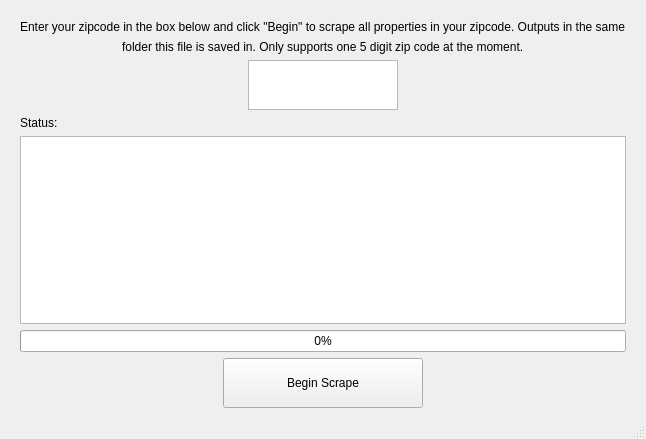
<?xml version="1.0" encoding="UTF-8"?>
<ui version="4.0">
 <class>MainWindow</class>
 <widget class="QMainWindow" name="MainWindow">
  <property name="geometry">
   <rect>
    <x>0</x>
    <y>0</y>
    <width>606</width>
    <height>439</height>
   </rect>
  </property>
  <property name="sizePolicy">
   <sizepolicy hsizetype="Fixed" vsizetype="Fixed">
    <horstretch>0</horstretch>
    <verstretch>0</verstretch>
   </sizepolicy>
  </property>
  <property name="maximumSize">
   <size>
    <width>16777215</width>
    <height>16777215</height>
   </size>
  </property>
  <property name="windowTitle">
   <string>MainWindow</string>
  </property>
  <widget class="QWidget" name="centralwidget">
   <layout class="QVBoxLayout" name="verticalLayout">
    <property name="leftMargin">
     <number>20</number>
    </property>
    <property name="topMargin">
     <number>20</number>
    </property>
    <property name="rightMargin">
     <number>20</number>
    </property>
    <item alignment="Qt::AlignHCenter">
     <widget class="QLabel" name="label">
      <property name="sizePolicy">
       <sizepolicy hsizetype="Fixed" vsizetype="Fixed">
        <horstretch>0</horstretch>
        <verstretch>0</verstretch>
       </sizepolicy>
      </property>
      <property name="text">
       <string>Enter your zipcode in the box below and click &quot;Begin&quot; to scrape all properties in your zipcode. Outputs in the same</string>
      </property>
     </widget>
    </item>
    <item alignment="Qt::AlignHCenter">
     <widget class="QLabel" name="label_2">
      <property name="sizePolicy">
       <sizepolicy hsizetype="Fixed" vsizetype="Fixed">
        <horstretch>0</horstretch>
        <verstretch>0</verstretch>
       </sizepolicy>
      </property>
      <property name="text">
       <string>folder this file is saved in. Only supports one 5 digit zip code at the moment.</string>
      </property>
     </widget>
    </item>
    <item alignment="Qt::AlignHCenter">
     <widget class="QPlainTextEdit" name="plainTextEdit">
      <property name="sizePolicy">
       <sizepolicy hsizetype="Fixed" vsizetype="Fixed">
        <horstretch>0</horstretch>
        <verstretch>0</verstretch>
       </sizepolicy>
      </property>
      <property name="minimumSize">
       <size>
        <width>150</width>
        <height>50</height>
       </size>
      </property>
      <property name="maximumSize">
       <size>
        <width>150</width>
        <height>50</height>
       </size>
      </property>
      <property name="font">
       <font>
        <family>Bebas Neue</family>
        <pointsize>14</pointsize>
        <weight>75</weight>
        <bold>true</bold>
       </font>
      </property>
      <property name="focusPolicy">
       <enum>Qt::ClickFocus</enum>
      </property>
      <property name="toolTip">
       <string>&lt;html&gt;&lt;head/&gt;&lt;body&gt;&lt;p&gt;Enter 5 digit zip.&lt;/p&gt;&lt;/body&gt;&lt;/html&gt;</string>
      </property>
      <property name="toolTipDuration">
       <number>4</number>
      </property>
      <property name="autoFillBackground">
       <bool>false</bool>
      </property>
      <property name="inputMethodHints">
       <set>Qt::ImhDigitsOnly</set>
      </property>
      <property name="verticalScrollBarPolicy">
       <enum>Qt::ScrollBarAsNeeded</enum>
      </property>
      <property name="horizontalScrollBarPolicy">
       <enum>Qt::ScrollBarAsNeeded</enum>
      </property>
      <property name="tabChangesFocus">
       <bool>true</bool>
      </property>
      <property name="lineWrapMode">
       <enum>QPlainTextEdit::WidgetWidth</enum>
      </property>
     </widget>
    </item>
    <item>
     <widget class="QLabel" name="label_3">
      <property name="sizePolicy">
       <sizepolicy hsizetype="Fixed" vsizetype="Fixed">
        <horstretch>0</horstretch>
        <verstretch>0</verstretch>
       </sizepolicy>
      </property>
      <property name="text">
       <string>Status:</string>
      </property>
     </widget>
    </item>
    <item>
     <widget class="QTextEdit" name="textEdit">
      <property name="focusPolicy">
       <enum>Qt::NoFocus</enum>
      </property>
      <property name="readOnly">
       <bool>true</bool>
      </property>
      <property name="html">
       <string>&lt;!DOCTYPE HTML PUBLIC &quot;-//W3C//DTD HTML 4.0//EN&quot; &quot;http://www.w3.org/TR/REC-html40/strict.dtd&quot;&gt;
&lt;html&gt;&lt;head&gt;&lt;meta name=&quot;qrichtext&quot; content=&quot;1&quot; /&gt;&lt;style type=&quot;text/css&quot;&gt;
p, li { white-space: pre-wrap; }
&lt;/style&gt;&lt;/head&gt;&lt;body style=&quot; font-family:'MS Shell Dlg 2'; font-size:8.25pt; font-weight:400; font-style:normal;&quot;&gt;
&lt;p style=&quot;-qt-paragraph-type:empty; margin-top:0px; margin-bottom:0px; margin-left:0px; margin-right:0px; -qt-block-indent:0; text-indent:0px;&quot;&gt;&lt;br /&gt;&lt;/p&gt;&lt;/body&gt;&lt;/html&gt;</string>
      </property>
     </widget>
    </item>
    <item>
     <widget class="QProgressBar" name="progressBar">
      <property name="value">
       <number>0</number>
      </property>
      <property name="orientation">
       <enum>Qt::Horizontal</enum>
      </property>
     </widget>
    </item>
    <item alignment="Qt::AlignHCenter">
     <widget class="QPushButton" name="pushButton">
      <property name="minimumSize">
       <size>
        <width>200</width>
        <height>50</height>
       </size>
      </property>
      <property name="text">
       <string>Begin Scrape</string>
      </property>
      <property name="autoDefault">
       <bool>true</bool>
      </property>
      <property name="flat">
       <bool>false</bool>
      </property>
     </widget>
    </item>
   </layout>
  </widget>
  <widget class="QStatusBar" name="statusbar">
   <property name="enabled">
    <bool>true</bool>
   </property>
  </widget>
  <action name="actionQuit">
   <property name="text">
    <string>Quit</string>
   </property>
  </action>
 </widget>
 <resources/>
 <connections/>
</ui>
